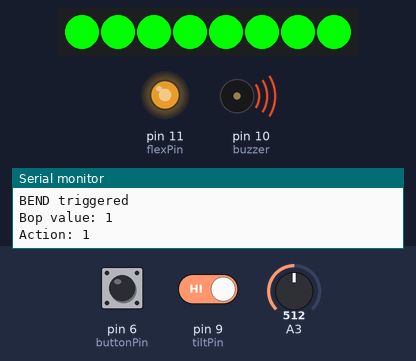
This sketch was run on a simulated Arduino Uno, built with avr-gcc and run on an emulated ATmega328P. Shown: 8 RGB LEDs in strip order, left to right, output pins drawn as LEDs (lit = HIGH), buzzer (waves = sounding), the last lines printed to the serial monitor. The inputs (shaded band) are chosen by the test bench; at power-on: A3 = 512, pin 6 (buttonPin) HIGH, pin 9 (tiltPin) HIGH. Random numbers use the default seed unless the sketch sets one.

Above: at 2.2 s.
2.3 s: A3 set to 316
5.2 s: A3 set to 289
At 7.2 s:
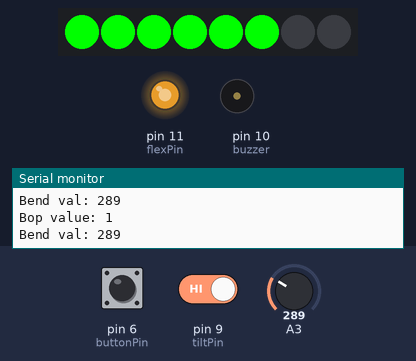
8.8 s: pin 6 (buttonPin) pulled LOW for 1.2 s
At 8.95 s:
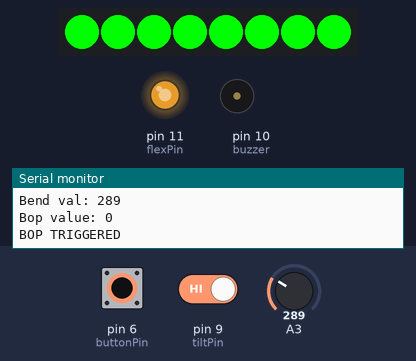
14.0 s: pin 6 (buttonPin) pulled LOW for 3.2 s
At 16.1 s:
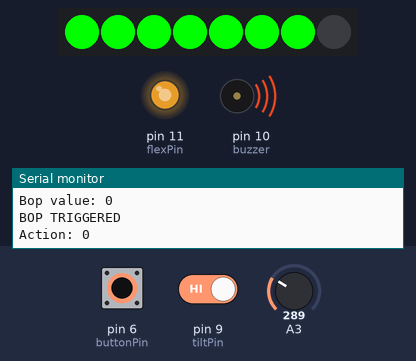
21.2 s: A3 set to 306
At 29.2 s:
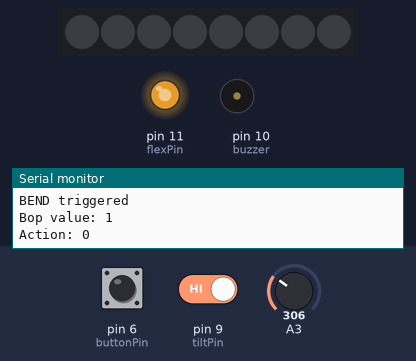
Timing chart, 0 to 30.2 s (numbered marks = the images above; inputs shaded):
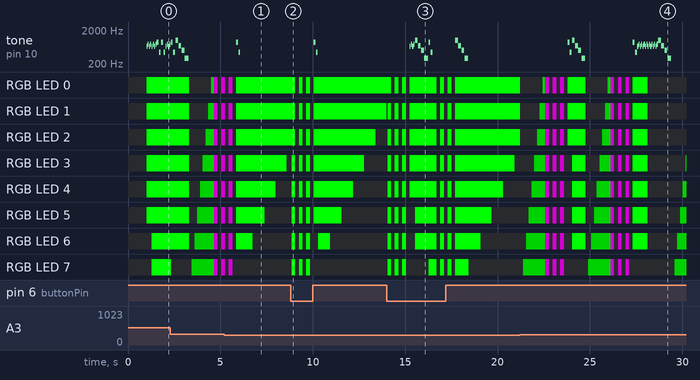

Measured:
- the behaviour switches between 301 and 300 on A3 (found by bisection; images 0 and 1)
- after the input at 8.8 s, tone on pin 10 (buzzer): silent → 880 Hz after 1.3 s, → silent 0.10 s later, → 440 Hz 0.02 s later, → silent 0.10 s later
- after the input at 14.0 s, tone on pin 10 (buzzer): plays 660 Hz for 0.06 s, 760 Hz for 0.06 s, 660 Hz for 0.06 s, 760 Hz for 0.06 s, 1000 Hz for 0.15 s, 700 Hz for 0.15 s … (14 notes in this stretch), starting after 1.3 s
- after the input at 21.2 s, tone on pin 10 (buzzer): plays 880 Hz for 0.10 s, 440 Hz for 0.10 s, 1000 Hz for 0.15 s, 700 Hz for 0.15 s, 500 Hz for 0.15 s, 300 Hz for 0.20 s … (28 notes in this stretch), starting after 2.6 s
- what the display in image 1 shows lasts 0.6 s, from 6.8 s to 7.4 s
- what the display in image 3 shows lasts 0.8 s, from 15.5 s to 16.3 s

The sketch:

BOPit.ino
```cpp
#include <Adafruit_NeoPixel.h>
#include "star_trek_theme.h"

#define NUM_LEDS 8
#define PIN 0

Adafruit_NeoPixel pixels(NUM_LEDS, PIN, NEO_GRB + NEO_KHZ800);

int buzzer = 10;

int flexValue;
int flexPin = 11; // 11 is actually #12 on the flora

int tiltValue;
int prevTiltValue = 0;
int tiltPin = 9;
int tiltRate = 0;

int buttonValue;
int buttonPin = 6;

// game logic
int time = 5000;
int endTime;
int action;
bool actionChose = false;
bool endGame = false;

int lights;

void setup() {
  pixels.begin(); // Initialize the NeoPixel library

  // Set the tilt and button to be input
  pinMode(tiltPin, INPUT);
  digitalWrite(tiltPin, HIGH);
  pinMode(buttonPin, INPUT);
  digitalWrite(buttonPin, HIGH);

  endTime = millis() + 5000;

  analogWrite(flexPin, 200);

  delay(1000);
  Serial.begin(9600);
}

void loop() {
  showLeds();
  pixels.clear();

  // choose our action
  if (!actionChose){
    action = random(3); // bend = 0, shake = 1, bop = 2
    Serial.print("Action: ");
    Serial.println(action);
    actionChose = true;
    playActionSound();

    // reduce time for next action
    time = time - 10;
    endTime = millis() + time ;
  }

  // ran out of time
  // if (millis() >= endTime || endGame){
  //   showEnd();
  //   return;
  // }

  // end condition
  if(time < 500){
    Serial.println("YOU WIN");
    playWinningSong();
    return;
  }

  bend();
  shake();
  bop();

  // delay(500);
}

void showEnd(){
  pixels.fill(pixels.Color(255, 0, 0));
  pixels.show();
  delay(200);
  pixels.clear();
  pixels.show();
  delay(200);
}

void showLeds(){
  lights = map(endTime - millis(), 0, time, 0, 8);

  for(int i = 0; i < lights; i++){
    pixels.setPixelColor(i, pixels.Color(0, 255, 0));
  }

  pixels.show();
}

void bend(){
  flexValue = analogRead(flexPin);

  Serial.print("Bend val: ");
  Serial.println(flexValue);

  // trigger
  if (flexValue > 300){
    Serial.println("BEND triggered");
    if(action == 0){
      showBend();
    }
    else{
      // end game, wrong action
      endGame = true;
    }
    actionChose = false;
  }
}

void shake(){
  // calculate rate and get vals
  tiltValue = digitalRead(tiltPin);
  if (tiltValue != prevTiltValue){
    tiltRate += 1;
  }
  prevTiltValue = tiltValue;

  // triggered
  if (tiltRate > 5){
    Serial.println("shake triggered");
    tiltRate = 0;
    if(action == 1){
      showShake();
    }
    else{
      endGame = true;
    }
    actionChose = false;
  }
}

void bop(){
  buttonValue = digitalRead(buttonPin);
  Serial.print("Bop value: ");
  Serial.println(buttonValue);

  // // triggered
  if(buttonValue == LOW){
    Serial.println("BOP TRIGGERED");
    if(action == 2){
      showBop();
    }
    else{
      endGame = true;
    }
    actionChose = false;
  }
}

void showBend(){
  // fill green

  endTime += 150 * 8;
  for(int i = 8; i >= 0; i--){
    pixels.setPixelColor(i, pixels.Color(0, 120, 0));
    pixels.show();
    delay(150);
  }

  endTime += 200*2*3;

  // blink purple 3 times
  for(int j = 0; j < 3; j++){
    for(int i = 0; i < 8; i++){
      pixels.setPixelColor(i, pixels.Color(128, 0, 128));
    }
    pixels.show();
    delay(200);
    pixels.fill(0,0,0);
    pixels.show();
    delay(200);
  }
}

void showShake(){
  endTime += 200*8;
  // go one way
  for(int i=0;i<8;i++){
    pixels.setPixelColor(i, pixels.Color(250, 0, 0));
    for(int j=0;j<8;j++){
      if(i!=j){
	      pixels.setPixelColor(j, pixels.Color(0, 250, 0));
      }
		}
		pixels.show();
		delay(200);
	}

  endTime += 200*8;

  // go the other
	for(int i=8;i>0;i--){
    pixels.setPixelColor(i, pixels.Color(250, 0, 0));
    for(int j=0;j<8;j++){
      if(i!=j){
	      pixels.setPixelColor(j, pixels.Color(0, 250, 0));
      }
    }
    pixels.show();
    delay(200);
  }
}

void showBop(){
  endTime += 200*2*8;
  //  flash green 3 times quickly
  for(int i = 0; i < 3; i++){
    pixels.fill(pixels.Color(0, 255, 0));
    pixels.show();
    delay(200);
    pixels.fill(pixels.Color(0,0,0));
    pixels.show();
    delay(200);
  }
}

void playActionSound(){
  if (action == 0) {  // Bend
    tone(buzzer, 1000, 150);
    delay(170);
    tone(buzzer, 700, 150);
    delay(170);
    tone(buzzer, 500, 150);
    delay(170);
    tone(buzzer, 300, 200);
    delay(220);
    noTone(buzzer);
  }
  else if (action == 1) {  // Shake
    for (int i = 0; i < 4; i++) {
      tone(buzzer, 660 + (i % 2) * 100, 60);
      delay(70);
    }
    noTone(buzzer);
  }
  else {  // Bop

    tone(buzzer, 880, 100);
    delay(120);
    tone(buzzer, 440, 100);
    delay(120);
    noTone(buzzer);
  }

}

void playWinningSong(){// star trek jingle
  int wholenote = (60000 * 4) / starTrekTempo;
  int divider, noteDuration;

  for (int thisNote = 0; thisNote < starTrekNoteCount * 2; thisNote += 2) {
    divider = starTrekMelody[thisNote + 1];
    if (divider > 0) {
      noteDuration = wholenote / divider;
    } else {
      noteDuration = (wholenote / abs(divider)) * 1.5;
    }

    tone(buzzer, starTrekMelody[thisNote], noteDuration * 0.9);

    // Light up pixels with random colorssssss
    for (int i = 0; i < 8; i++) {
      pixels.setPixelColor(i, pixels.Color(random(100,255), random(100,255), random(100,255)));
    }

    pixels.show();
    delay(noteDuration);
    noTone(buzzer);
  }
  while(1){
    //hang the program
  }
}
```

star_trek_theme.h
```cpp
#ifndef STAR_TREK_THEME_H
#define STAR_TREK_THEME_H

/*
  Star Trek Intro
  Connect a piezo buzzer or speaker to pin 11 or select a new pin.
  More songs available at https://github.com/robsoncouto/arduino-songs

                                              Robson Couto, 2019
*/

// NOTE definitions for pitches (C1 to D8, and REST)
#define NOTE_B0 31
#define NOTE_C1 33
#define NOTE_CS1 35
#define NOTE_D1 37
#define NOTE_DS1 39
#define NOTE_E1 41
#define NOTE_F1 44
#define NOTE_FS1 46
#define NOTE_G1 49
#define NOTE_GS1 52
#define NOTE_A1 55
#define NOTE_AS1 58
#define NOTE_B1 62
#define NOTE_C2 65
#define NOTE_CS2 69
#define NOTE_D2 73
#define NOTE_DS2 78
#define NOTE_E2 82
#define NOTE_F2 87
#define NOTE_FS2 93
#define NOTE_G2 98
#define NOTE_GS2 104
#define NOTE_A2 110
#define NOTE_AS2 117
#define NOTE_B2 123
#define NOTE_C3 131
#define NOTE_CS3 139
#define NOTE_D3 147
#define NOTE_DS3 156
#define NOTE_E3 165
#define NOTE_F3 175
#define NOTE_FS3 185
#define NOTE_G3 196
#define NOTE_GS3 208
#define NOTE_A3 220
#define NOTE_AS3 233
#define NOTE_B3 247
#define NOTE_C4 262
#define NOTE_CS4 277
#define NOTE_D4 294
#define NOTE_DS4 311
#define NOTE_E4 330
#define NOTE_F4 349
#define NOTE_FS4 370
#define NOTE_G4 392
#define NOTE_GS4 415
#define NOTE_A4 440
#define NOTE_AS4 466
#define NOTE_B4 494
#define NOTE_C5 523
#define NOTE_CS5 554
#define NOTE_D5 587
#define NOTE_DS5 622
#define NOTE_E5 659
#define NOTE_F5 698
#define NOTE_FS5 740
#define NOTE_G5 784
#define NOTE_GS5 831
#define NOTE_A5 880
#define NOTE_AS5 932
#define NOTE_B5 988
#define NOTE_C6 1047
#define NOTE_CS6 1109
#define NOTE_D6 1175
#define NOTE_DS6 1245
#define NOTE_E6 1319
#define NOTE_F6 1397
#define NOTE_FS6 1480
#define NOTE_G6 1568
#define NOTE_GS6 1661
#define NOTE_A6 1760
#define NOTE_AS6 1865
#define NOTE_B6 1976
#define NOTE_C7 2093
#define NOTE_CS7 2217
#define NOTE_D7 2349
#define NOTE_DS7 2489
#define NOTE_E7 2637
#define NOTE_F7 2794
#define NOTE_FS7 2960
#define NOTE_G7 3136
#define NOTE_GS7 3322
#define NOTE_A7 3520
#define NOTE_AS7 3729
#define NOTE_B7 3951
#define NOTE_C8 4186
#define NOTE_CS8 4435
#define NOTE_D8 4699
#define NOTE_DS8 4978
#define REST 0

// change this to make the song slower or faster
const int starTrekTempo = 80;

// notes of the melody followed by the duration.
// a 4 means a quarter note, 8 an eighth , 16 sixteenth, and so on.
// !!negative numbers are used to represent dotted notes,
// so -4 means a dotted quarter note (a quarter plus an eighth)
const int starTrekMelody[] = {

    // Star Trek Intro
    // Score available at https://musescore.com/user/10768291/scores/4594271

    NOTE_D4,
    -8,
    NOTE_G4,
    16,
    NOTE_C5,
    -4,
    NOTE_B4,
    8,
    NOTE_G4,
    -16,
    NOTE_E4,
    -16,
    NOTE_A4,
    -16,
    NOTE_D5,
    2,
};

// sizeof gives the number of bytes, each int value is composed of two bytes (16 bits)
// there are two values per note (pitch and duration), so for each note there are four bytes
const int starTrekNoteCount = sizeof(starTrekMelody) / sizeof(starTrekMelody[0]) / 2;

#endif
```
